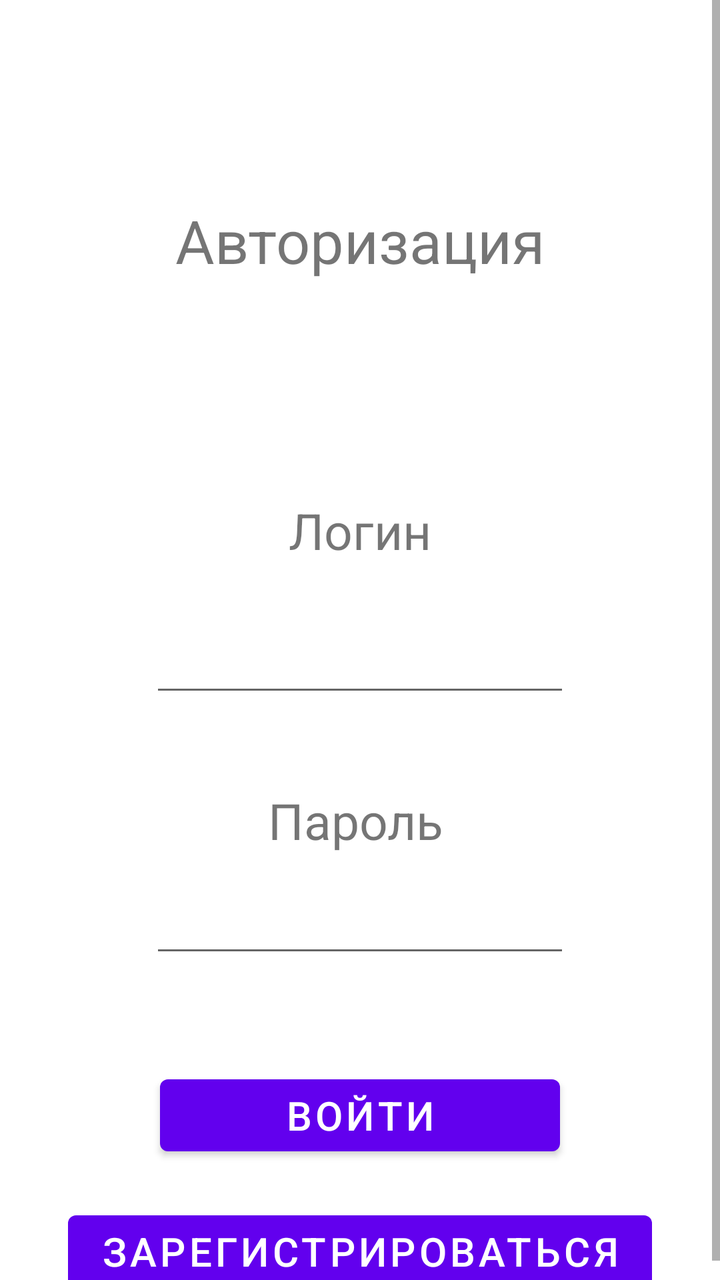
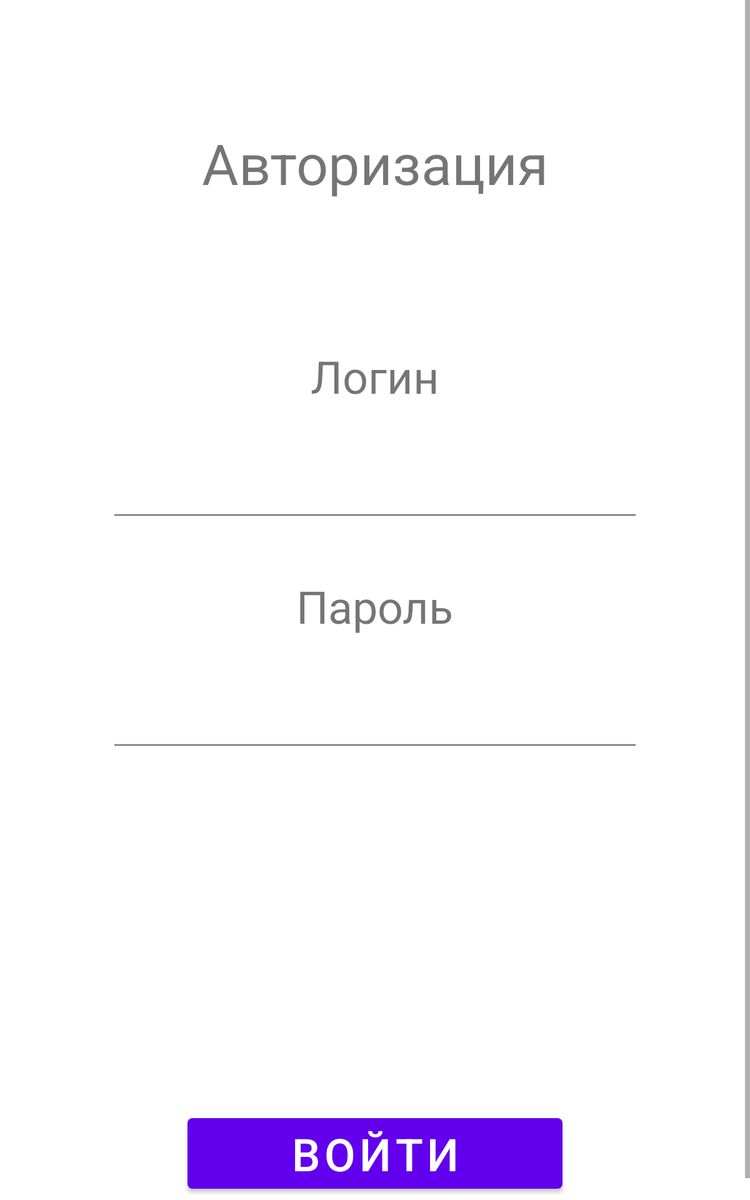

An Android layout and its configuration variant, each rendered on a device that would load it. The default file and the variant file are quoted in full after the pictures.
<!-- AndroidManifest.xml: application theme Theme.CsqAndroidClient -->
<!-- res/layout/login.xml -->
<?xml version="1.0" encoding="utf-8"?>
<LinearLayout xmlns:android="http://schemas.android.com/apk/res/android"
    android:layout_width="match_parent"
    android:layout_height="match_parent"
    android:orientation="vertical">

    <ScrollView
        android:layout_width="match_parent"
        android:layout_height="wrap_content">

        <LinearLayout
            android:layout_width="match_parent"
            android:layout_height="wrap_content"
            android:orientation="vertical">

            <TextView
                android:id="@+id/tv_authorization"
                android:layout_width="wrap_content"
                android:layout_height="wrap_content"
                android:layout_gravity="center"
                android:layout_marginTop="100dp"
                android:layout_marginBottom="30dp"
                android:text="@string/authorization"
                android:textSize="30sp" />

            <ProgressBar
                android:id="@+id/progressBar"
                style="?android:attr/progressBarStyle"
                android:layout_width="wrap_content"
                android:layout_height="wrap_content"
                android:layout_gravity="center"
                android:visibility="invisible" />

            <TextView
                android:id="@+id/tv_login"
                android:layout_width="wrap_content"
                android:layout_height="wrap_content"
                android:layout_gravity="center"
                android:layout_marginTop="30dp"
                android:layout_marginBottom="15dp"
                android:text="@string/login"
                android:textSize="25sp" />

            <EditText
                android:id="@+id/auth_login"
                android:layout_width="wrap_content"
                android:layout_height="wrap_content"
                android:layout_gravity="center"
                android:layout_marginTop="15dp"
                android:layout_marginBottom="20dp"
                android:autofillHints=""
                android:ems="10"
                android:inputType="text" />


            <TextView
                android:id="@+id/tv_password"
                android:layout_width="92dp"
                android:layout_height="34dp"
                android:layout_gravity="center"
                android:layout_marginTop="20dp"
                android:layout_marginBottom="15dp"
                android:text="@string/password"
                android:textSize="25sp" />


            <EditText
                android:id="@+id/auth_password"
                android:layout_width="wrap_content"
                android:layout_height="wrap_content"
                android:layout_gravity="center"
                android:autofillHints=""
                android:ems="10"
                android:inputType="textPassword"
                android:textAllCaps="true" />

            <Button
                android:id="@+id/button_log_in"
                android:layout_width="200dp"
                android:layout_height="wrap_content"
                android:layout_gravity="center"
                android:layout_marginTop="50dp"
                android:layout_marginBottom="20dp"
                android:text="@string/button_log_in"
                android:textSize="20sp" />

            <Button
                android:id="@+id/button_auth_sign_up"
                android:layout_width="wrap_content"
                android:layout_height="wrap_content"
                android:layout_gravity="center"
                android:text="@string/button_registration"
                android:textSize="20sp" />


        </LinearLayout>

    </ScrollView>


</LinearLayout>
<!-- resources referenced by this layout -->
<resources>
  <string name="authorization">Авторизация</string>
  <string name="button_log_in">Войти</string>
  <string name="button_registration">Зарегистрироваться</string>
  <string name="login">Логин</string>
  <string name="password">Пароль</string>
  <style name="Theme.CsqAndroidClient" parent="Theme.MaterialComponents.DayNight.DarkActionBar">
          
          <item name="colorPrimary">@color/purple_500</item>
          <item name="colorPrimaryVariant">@color/purple_700</item>
          <item name="colorOnPrimary">@color/white</item>
          
          <item name="colorSecondary">@color/teal_200</item>
          <item name="colorSecondaryVariant">@color/teal_700</item>
          <item name="colorOnSecondary">@color/black</item>
          
          <item name="android:statusBarColor" tools:targetApi="l">?attr/colorPrimaryVariant</item>
          
      </style>
</resources>
<!-- res/layout-sw600dp/login.xml (the repository's variant of the layout above) -->
<!-- drawn on a 7-inch tablet held upright -->
<?xml version="1.0" encoding="utf-8"?>
<LinearLayout xmlns:android="http://schemas.android.com/apk/res/android"
    xmlns:tools="http://schemas.android.com/tools"
    android:layout_width="match_parent"
    android:layout_height="match_parent"
    android:orientation="vertical">

    <ScrollView
        android:layout_width="match_parent"
        android:layout_height="wrap_content">

        <LinearLayout
            android:layout_width="match_parent"
            android:layout_height="wrap_content"
            android:orientation="vertical">

            <TextView
                android:id="@+id/tv_authorization"
                android:layout_width="wrap_content"
                android:layout_height="wrap_content"
                android:layout_gravity="center"
                android:layout_marginTop="100dp"
                android:layout_marginBottom="58dp"
                android:text="@string/authorization"
                android:textSize="45sp" />

            <TextView
                android:id="@+id/tv_login"
                android:layout_width="wrap_content"
                android:layout_height="wrap_content"
                android:layout_gravity="center"
                android:layout_marginTop="58dp"
                android:layout_marginBottom="15dp"
                android:text="@string/login"
                android:textSize="36sp" />

            <EditText
                android:id="@+id/auth_login"
                android:layout_width="wrap_content"
                android:layout_height="wrap_content"
                android:layout_gravity="center"
                android:layout_marginTop="15dp"
                android:layout_marginBottom="20dp"
                android:autofillHints=""
                android:ems="10"
                android:inputType="textPersonName"
                android:textSize="36sp"
                tools:ignore="LabelFor" />

            <TextView
                android:id="@+id/tv_password"
                android:layout_width="wrap_content"
                android:layout_height="wrap_content"
                android:layout_gravity="center"
                android:layout_marginTop="20dp"
                android:layout_marginBottom="15dp"
                android:text="@string/password"
                android:textSize="36sp" />

            <EditText
                android:id="@+id/auth_password"
                android:layout_width="wrap_content"
                android:layout_height="wrap_content"
                android:layout_gravity="center"
                android:layout_marginTop="15dp"
                android:layout_marginBottom="284dp"
                android:textSize="36sp"
                android:autofillHints=""
                android:ems="10"
                android:inputType="textPassword"
                android:textAllCaps="true"
                tools:ignore="LabelFor" />

            <Button
                android:id="@+id/button_log_in"
                android:layout_width="300dp"
                android:layout_height="wrap_content"
                android:layout_gravity="center"
                android:layout_marginBottom="21dp"
                android:text="@string/button_log_in"
                android:textSize="36sp" />

        </LinearLayout>

    </ScrollView>

</LinearLayout>
<!-- resources referenced by the variant -->
<!-- as a 7-inch tablet held upright resolves them -->
<resources>
  <string name="authorization">Авторизация</string>
  <string name="button_log_in">Войти</string>
  <string name="login">Логин</string>
  <string name="password">Пароль</string>
  <style name="Theme.CsqAndroidClient" parent="Theme.MaterialComponents.DayNight.DarkActionBar">
          
          <item name="colorPrimary">@color/purple_500</item>
          <item name="colorPrimaryVariant">@color/purple_700</item>
          <item name="colorOnPrimary">@color/white</item>
          
          <item name="colorSecondary">@color/teal_200</item>
          <item name="colorSecondaryVariant">@color/teal_700</item>
          <item name="colorOnSecondary">@color/black</item>
          
          <item name="android:statusBarColor" tools:targetApi="l">?attr/colorPrimaryVariant</item>
          
      </style>
</resources>
